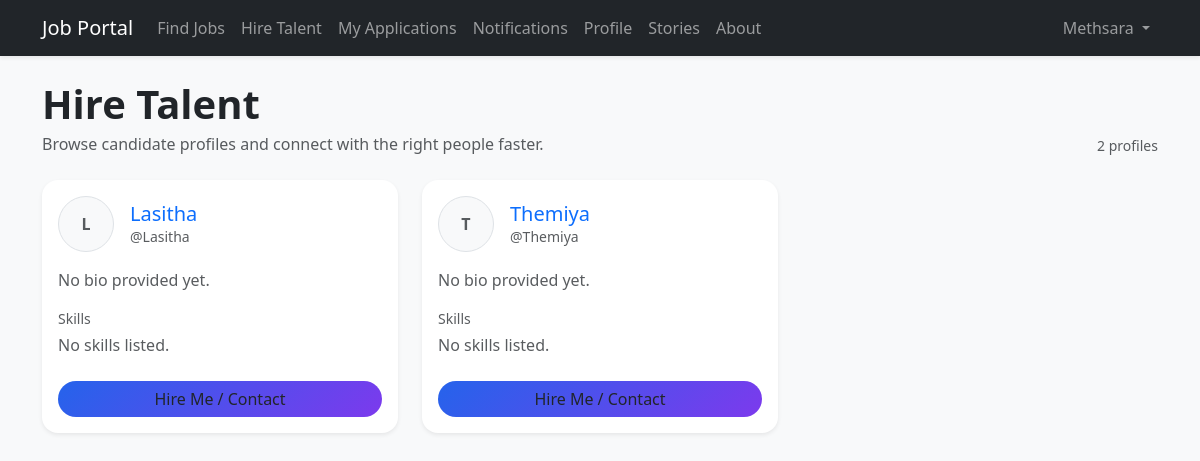
The app's page /talents/ (signed in), older data.
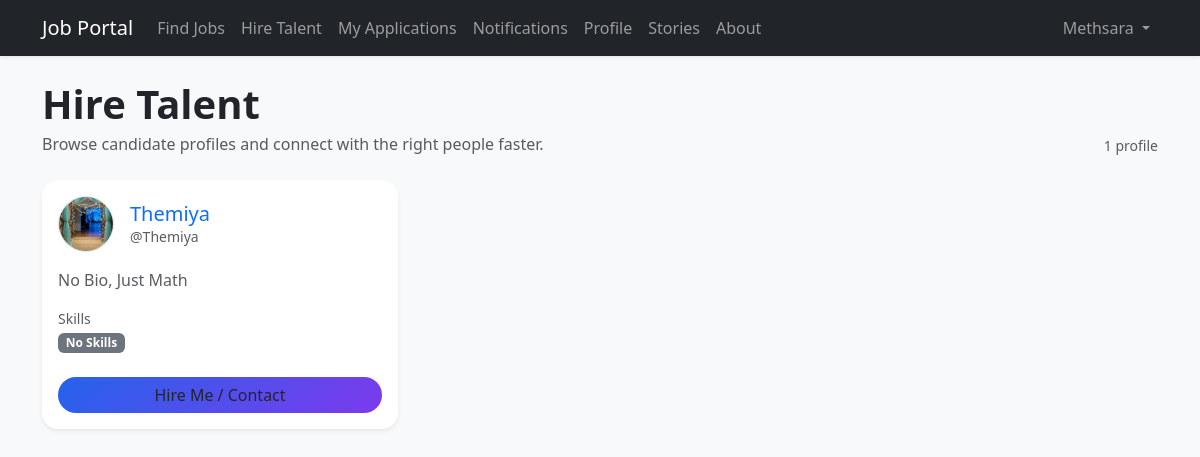
The same page, newer data.
### accounts/models.py (models this page shows, shortened)
class UserProfile(models.Model):
    user = models.OneToOneField(User, on_delete=models.CASCADE, related_name="profile")
    bio = models.TextField(blank=True)
    skills = models.TextField(blank=True)
    experience = models.TextField(blank=True)
    education = models.TextField(blank=True)
    profile_picture = models.ImageField(upload_to="profile_pictures/", blank=True, null=True)
    resume_link = models.URLField(blank=True)

### accounts/views.py (the view)
# urls.py: path('talents/', views.talent_list, name='talent_list'),
@login_required
def talent_list(request):
    if not request.user.groups.filter(name="Employer").exists():
        return HttpResponseForbidden("Forbidden.")
    profiles = (
        UserProfile.objects.select_related("user")
        .exclude(user__groups__name="Employer")
        .order_by("user__username")
        .distinct()
    )
    return render(request, "talent_list.html", {"profiles": profiles})

### jobportal/context_processors.py (called while the page is built)
def unread_notifications_count(request):
    if not getattr(request, "user", None) or not request.user.is_authenticated:
        return {"unread_notifications_count": 0}
    return {
        "unread_notifications_count": Notification.objects.filter(
            recipient=request.user, is_read=False
        ).count()
    }

### accounts/templates/talent_list.html (shortened to what this page needs)
{% extends 'base.html' %}
{% block content %}
<div class="d-flex flex-wrap justify-content-between align-items-end gap-3 mb-4">
    <div>
        <h1 class="fw-bold mb-1">Hire Talent</h1>
        <p class="text-muted mb-0">Browse candidate profiles and connect with the right people faster.</p>
    </div>
    <div class="small text-muted">
        {{ profiles|length }} profile{{ profiles|length|pluralize }}
    </div>
</div>
<div class="row g-4">
    {% for profile in profiles %}
        <div class="col-12 col-sm-6 col-lg-4">
            <div class="card h-100 shadow-sm border-0 rounded-4 card-lift">
                <div class="card-body d-flex flex-column position-relative">
                    <div class="d-flex align-items-center gap-3 mb-3">
                        {% if profile.profile_picture %}
                            <img src="{{ profile.profile_picture.url }}" alt="{{ profile.user.get_full_name|default:profile.user.username }}" class="rounded-circle border" style="width: 56px; height: 56px; object-fit: cover;">
                        {% else %}
                            <div class="rounded-circle bg-light border d-flex align-items-center justify-content-center text-muted fw-bold" style="width: 56px; height: 56px;">
                                {{ profile.user.username|slice:":1"|upper }}
                            </div>
                        {% endif %}
                        <div class="min-w-0">
                            <h5 class="card-title mb-0 text-truncate">
                                <a class="text-decoration-none stretched-link" href="{% url 'profile_detail' profile.user.id %}">
                                    {{ profile.user.get_full_name|default:profile.user.username }}
                                </a>
                            </h5>
                            <div class="small text-muted text-truncate">@{{ profile.user.username }}</div>
                        </div>
                    </div>
                    {% if profile.bio %}
                        <p class="card-text text-muted mb-3" style="display: -webkit-box; -webkit-line-clamp: 3; -webkit-box-orient: vertical; overflow: hidden;">
                            {{ profile.bio }}
                        </p>
                    {% else %}
                        <p class="card-text text-muted mb-3">
                            No bio provided yet.
                        </p>
                    {% endif %}
                    <div class="mb-3">
                        <div class="small text-muted mb-1">Skills</div>
                        {% if profile.skills %}
                            <div class="d-flex flex-wrap gap-2">
                                <span class="badge text-bg-secondary">{{ profile.skills }}</span>
                            </div>
                        {% else %}
                            <div class="text-muted">No skills listed.</div>
                        {% endif %}
                    </div>
                    <div class="mt-auto pt-2">
                        {% if user.id == profile.user.id %}
                            <button class="btn btn-gradient-primary rounded-pill w-100" type="button" disabled>Hire Me / Contact</button>
                        {% else %}
                            <a href="{% url 'send_message' profile.user.id %}" class="btn btn-gradient-primary rounded-pill w-100 position-relative" style="z-index: 2;">
                                Hire Me / Contact
                            </a>
                        {% endif %}
                    </div>
                </div>
            </div>
        </div>
    {% endfor %}
</div>
{% endblock %}

### templates/base.html (shortened to what this page needs)
<!DOCTYPE html>
<html lang="en">
<head>
    <link href="https://cdn.jsdelivr.net/npm/bootstrap@5.3.0/dist/css/bootstrap.min.css" rel="stylesheet">
</head>
<body class="bg-light">
<nav class="navbar navbar-expand-lg navbar-dark bg-dark mb-4 shadow-sm">
    <div class="container">
        <a class="navbar-brand" href="/">Job Portal</a>
        <div class="collapse navbar-collapse" id="mainNavbar">
            <ul class="navbar-nav me-auto mb-2 mb-lg-0">
                {% if user.is_authenticated %}
                  {% if user.groups.all.0.name == 'Employer' %}
                    <li class="nav-item"><a class="nav-link" href="{% url 'job_list' %}">Find Jobs</a></li>
                    <li class="nav-item"><a class="nav-link" href="{% url 'talent_list' %}">Hire Talent</a></li>
                    <li class="nav-item"><a class="nav-link" href="{% url 'my_applications' %}">My Applications</a></li>
                    <li class="nav-item">
                      <a class="nav-link" href="{% url 'notifications_list' %}">
                        Notifications
                      </a>
                    </li>
                    <li class="nav-item"><a class="nav-link" href="{% url 'profile_detail' user.id %}">Profile</a></li>
                    <li class="nav-item"><a class="nav-link" href="{% url 'story_list' %}">Stories</a></li>
                    <li class="nav-item"><a class="nav-link" href="{% url 'about_us' %}">About</a></li>
                  {% endif %}
                {% else %}
                  <li class="nav-item"><a class="nav-link" href="{% url 'job_list' %}">Find Jobs</a></li>
                  <li class="nav-item"><a class="nav-link" href="{% url 'story_list' %}">Stories</a></li>
                  <li class="nav-item"><a class="nav-link" href="{% url 'about_us' %}">About</a></li>
                {% endif %}
            </ul>
            <ul class="navbar-nav ms-auto align-items-lg-center">
                {% if user.is_authenticated %}
                    <li class="nav-item dropdown">
                        <a class="nav-link dropdown-toggle" href="#" role="button" data-bs-toggle="dropdown" aria-expanded="false">
                            {{ user.username }}
                        </a>
                    </li>
                {% endif %}
            </ul>
        </div>
    </div>
</nav>
<div class="container">
    {% block content %}
    {% endblock %}
</div>
</body>
</html>

### templates/base.html (style rules this page uses)
.card-lift { transition: transform 0.2s ease, box-shadow 0.2s ease; }
.btn-gradient-primary { background: linear-gradient(135deg, #2563eb, #7c3aed); border: none; }

Row changes from the older to the newer data that the page shows:
removed UserProfile: user.username "L", user.get_full_name "Lasitha", user.username "Lasitha", bio "No bio provided yet.", skills "No skills listed.", shows "Hire Me / Contact"
changed UserProfile "Themiya": profile_picture: picture added; bio (not shown) → "No Bio, Just Math"; skills (not shown) → "No Skills"; user.username "T" → (not shown)
Text that changed along with them:
{{ profiles|length }}: "2" → "1"
